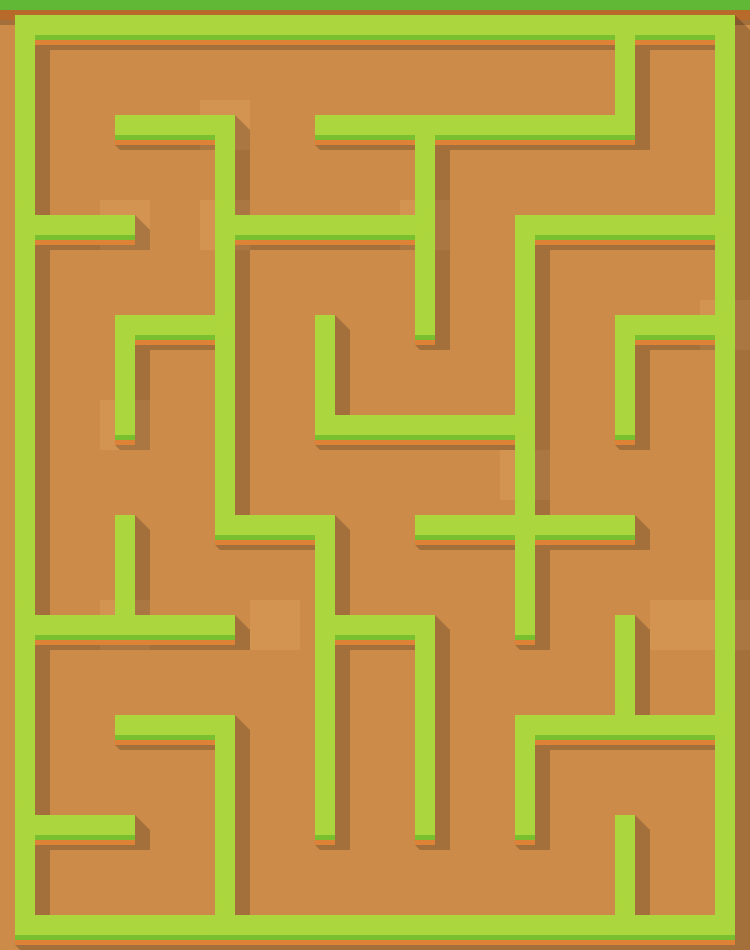

The image is a tile-based game level rendered from a .tmx file. Its description and source (layers, tilesets, objects; grid data summarised) follow:
An orthogonal 15x19 tile map with 50x50 px tiles, 2 tile layers (soil, wall), 2 tilesets and 46 objects (40x road, endPos, playerPos1, playerPos2, propPos1, ...).

<map version="1.0" orientation="orthogonal" renderorder="right-down" width="15" height="19" tilewidth="50" tileheight="50">
 <tileset firstgid="1" name="mode1Wall" tilewidth="50" tileheight="50">
  <image source="mode1Wall.png" width="450" height="300" />
 </tileset>
 <tileset firstgid="55" name="mode1Tree" tilewidth="50" tileheight="50">
  <image source="mode1Tree.png" width="500" height="500" />
 </tileset>
 <layer name="soil" width="15" height="19">
  <data>[285 cells, 285 non-empty, 3 distinct tile ids]</data>
 </layer>
 <layer name="wall" width="15" height="19">
  <data>[285 cells, 264 non-empty, 26 distinct tile ids]</data>
 </layer>
 <objectgroup name="road">
  <object name="road" x="547.001" y="245.667" width="153.334" height="50.9997" />
  <object name="road" x="148.001" y="796.333" width="52.0003" height="104.999" />
  <object name="road" x="99.667" y="746.333" width="103.666" height="53.667" />
  <object name="road" x="95.3327" y="50" width="505.333" height="47.3333" />
  <object name="road" x="248.666" y="295.667" width="50.6664" height="156.333" />
  <object name="road" x="149.666" y="546.667" width="151.334" height="52" />
  <object name="road" x="48.333" y="647.333" width="198.666" height="49.6667" />
  <object name="road" x="648.334" y="798.333" width="53.9997" height="102.667" />
  <object name="road" x="146.667" y="347.334" width="53" height="201.334" />
  <object name="road" x="647.5" y="48.6673" width="55.061" height="149.394" />
  <object name="road" x="550.666" y="548" width="99.6663" height="49.667" />
  <object name="road" x="447" y="599.167" width="53.6667" height="251.333" />
  <object name="road" x="545.334" y="748" width="155.667" height="55" />
  <object name="road" x="248.501" y="599" width="49.667" height="302" />
  <object name="road" x="599.499" y="449.666" width="52.3337" height="52.6667" />
  <object name="road" x="345.5" y="547.667" width="154.334" height="52.6667" />
  <object name="road" x="47.3331" y="248.334" width="54.667" height="352" />
  <object name="road" x="45.5003" y="696.333" width="57.6663" height="104.667" />
  <object name="road" x="249.667" y="449.834" width="248.666" height="50.6667" />
  <object name="road" x="296.334" y="847.334" width="306" height="53.6671" />
  <object name="road" x="98.167" y="247.666" width="55.667" height="54.6663" />
  <object name="road" x="248.834" y="248" width="153.334" height="50.6667" />
  <object name="road" x="149.833" y="149" width="50.0004" height="151" />
  <object name="road" x="449.834" y="146.001" width="199.333" height="51.6664" />
  <object name="road" x="350.167" y="648" width="50.3333" height="204" />
  <object name="road" x="100.833" y="449.334" width="50.3333" height="53.3337" />
  <object name="road" x="47.5003" y="48.6668" width="51" height="148.666" />
  <object name="road" x="548.167" y="798.666" width="53" height="53.3337" />
  <object name="road" x="246.834" y="147.167" width="156.666" height="52.3336" />
  <object name="road" x="349.5" y="347.999" width="101" height="50.667" />
  <object name="road" x="346.167" y="497.667" width="56.9997" height="53.3333" />
  <object name="road" x="98.1667" y="146.333" width="53" height="53.3337" />
  <object name="road" x="550.167" y="297.333" width="51.6667" height="205.334" />
  <object name="road" x="246.834" y="95.9998" width="53" height="53.3337" />
  <object name="road" x="349.167" y="298.333" width="53" height="53.3337" />
  <object name="road" x="48.8337" y="849.166" width="103.666" height="53.667" />
  <object name="road" x="649.5" y="349.166" width="48.9993" height="351" />
  <object name="road" x="498.834" y="649.5" width="103.666" height="53.667" />
  <object name="road" x="549.833" y="596.333" width="52.3337" height="52.6667" />
  <object name="road" x="450.667" y="196.5" width="50.6664" height="204.333" />
 </objectgroup>
 <objectgroup name="pos">
  <object name="endPos" x="246.334" y="847" width="53.3333" height="52" />
  <object name="playerPos1" x="646.667" y="146" width="53.3333" height="52" />
  <object name="playerPos2" x="498.667" y="849.333" width="48" height="52" />
 </objectgroup>
 <objectgroup name="Posprop">
  <object name="propPos1" x="149.333" y="549.333" width="49.3333" height="48" />
  <object name="propPos2" x="546.667" y="50.6667" width="52" height="46.6667" />
  <object name="propPos3" x="553.333" y="298.667" width="48" height="48" />
 </objectgroup>
</map>
